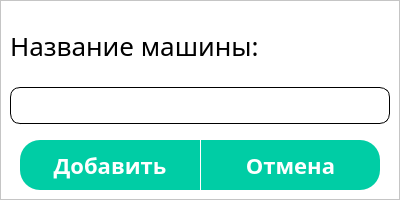
<?xml version="1.0" encoding="UTF-8"?>
<ui version="4.0">
 <class>AddCar</class>
 <widget class="QMainWindow" name="AddCar">
  <property name="geometry">
   <rect>
    <x>0</x>
    <y>0</y>
    <width>400</width>
    <height>200</height>
   </rect>
  </property>
  <property name="minimumSize">
   <size>
    <width>400</width>
    <height>200</height>
   </size>
  </property>
  <property name="maximumSize">
   <size>
    <width>400</width>
    <height>200</height>
   </size>
  </property>
  <property name="windowTitle">
   <string>Добавление машины</string>
  </property>
  <property name="windowIcon">
   <iconset resource="res-rc.qrc">
    <normaloff>:/logo/icons/icon.png</normaloff>:/logo/icons/icon.png</iconset>
  </property>
  <property name="styleSheet">
   <string notr="true">background-color: rgb(255, 255, 255);</string>
  </property>
  <widget class="QWidget" name="centralwidget">
   <layout class="QVBoxLayout" name="verticalLayout_2">
    <property name="leftMargin">
     <number>0</number>
    </property>
    <property name="topMargin">
     <number>0</number>
    </property>
    <property name="rightMargin">
     <number>0</number>
    </property>
    <property name="bottomMargin">
     <number>0</number>
    </property>
    <item>
     <widget class="QFrame" name="frame">
      <property name="styleSheet">
       <string notr="true">.QPushButton { background-color: rgba(0, 205, 165, 255); color: white; font-size: 22px; font-family: Bahnschrift;font-weight:bold; border-radius:20px}
.QPushButton:hover { background-color:  rgba(0, 205, 165, 205);}
.QPushButton:pressed {background-color: rgba(0, 205, 165, 105);}
.QLabel{
	font-size: 26px; 
	font-family: Bahnschrift;
    text-align: center;
}</string>
      </property>
      <property name="frameShape">
       <enum>QFrame::StyledPanel</enum>
      </property>
      <property name="frameShadow">
       <enum>QFrame::Raised</enum>
      </property>
      <layout class="QVBoxLayout" name="verticalLayout">
       <item>
        <widget class="QLabel" name="car_name_edit_2">
         <property name="text">
          <string>Название машины:</string>
         </property>
        </widget>
       </item>
       <item>
        <widget class="QLineEdit" name="car_name_edit">
         <property name="styleSheet">
          <string notr="true">font-size: 26px; 
font-family: Bahnschrift;
height: 35px;
border: 1px solid black;
border-radius: 10px;
text-align: center;
margin-bottom:10px;</string>
         </property>
        </widget>
       </item>
       <item>
        <layout class="QHBoxLayout" name="horizontalLayout">
         <property name="spacing">
          <number>1</number>
         </property>
         <property name="leftMargin">
          <number>10</number>
         </property>
         <property name="rightMargin">
          <number>10</number>
         </property>
         <item>
          <widget class="QPushButton" name="car_name_add_button">
           <property name="minimumSize">
            <size>
             <width>0</width>
             <height>50</height>
            </size>
           </property>
           <property name="styleSheet">
            <string notr="true">border-bottom-right-radius: 0px;
border-top-right-radius: 0px;</string>
           </property>
           <property name="text">
            <string>Добавить</string>
           </property>
          </widget>
         </item>
         <item>
          <widget class="QPushButton" name="car_name_cancel_button">
           <property name="minimumSize">
            <size>
             <width>0</width>
             <height>50</height>
            </size>
           </property>
           <property name="styleSheet">
            <string notr="true">border-bottom-left-radius: 0px;
border-top-left-radius: 0px;</string>
           </property>
           <property name="text">
            <string>Отмена</string>
           </property>
          </widget>
         </item>
        </layout>
       </item>
      </layout>
     </widget>
    </item>
   </layout>
  </widget>
 </widget>
 <resources>
  <include location="res-rc.qrc"/>
 </resources>
 <connections/>
</ui>
